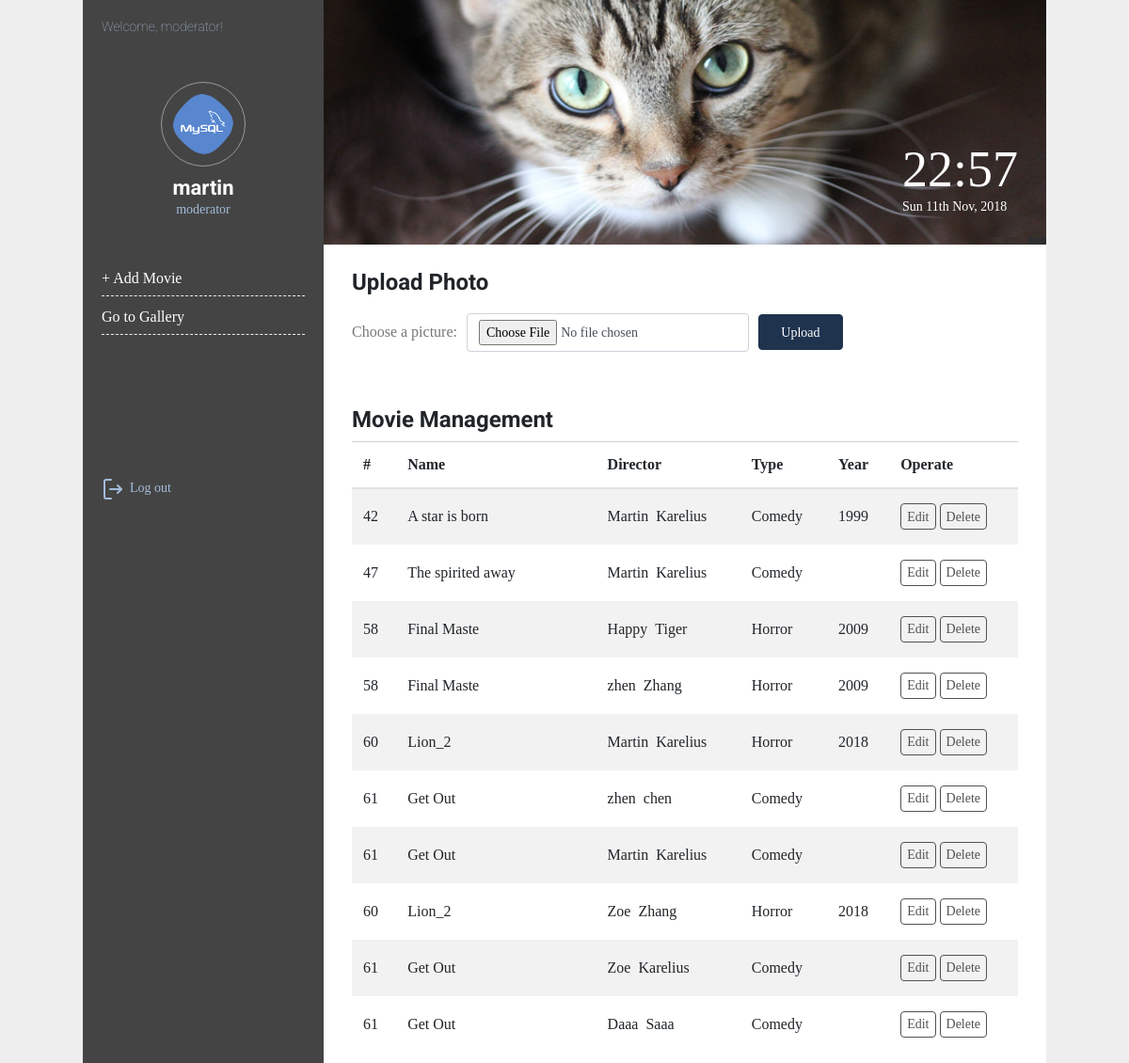
/moderator.php (signed in), run on the app's committed database.
### tables this page shows
CREATE TABLE `movie` (
  `movie_name` varchar(30) NOT NULL,
  `type` varchar(30) NOT NULL,
  `year` varchar(4) DEFAULT NULL,
  `available` int(1) NOT NULL,
  `id` int(11) NOT NULL
);

CREATE TABLE `director` (
  `id` int(11) NOT NULL,
  `first_name` varchar(30) NOT NULL,
  `last_name` varchar(30) NOT NULL,
  `birthday` date NOT NULL
);

### moderator.php (the view, shortened to what this page needs)
<!doctype html>
<html>
  <head>
  	<link rel="stylesheet" href="https://stackpath.bootstrapcdn.com/bootstrap/4.1.3/css/bootstrap.min.css">
  	<link href="css/main.css" type="text/css" rel="stylesheet">
  </head>
  <body style="background-color:#eee">
    <div class="mainbox mainbox_2">
      <aside>
        <h1>Welcome, moderator!</h1>
        <div class="person">
          <img style="border-color:#999" src="images/profile2.png">
          <h2><?php echo $_SESSION['username']; ?></h2>
          <span>moderator</span>
        </div>
        <ul>
          <li><a href="create.php">+ Add Movie</a></li>
          <li><a href="gallery.php">Go to Gallery</a></li>
        </ul>
        <div class="logout">
          <img src="images/out.svg">
          <span><a href="php/log_out.php">Log out</a></span>
        </div>
      </aside>
      <main class="admin_main">
        <figure class="desk">
          <img src="images/desk2.jpeg">
          <figcaption class="date">
            <span class="cal">Sun 11th Nov, 2018</span>
          </figcaption>
        </figure>
        <?php
          include("php/config.php");
          @$database = new mysqli($dbserver, $dbuser, $dbpass, $dbname);
        ?>
        <div class="upload">
          <h2>Upload Photo</h2>
          <form action="moderator.php" method="post" enctype="multipart/form-data">
            <div class="form-row align-items-center">
              <label class="pick">Choose a picture:</label>
              <div class="col-auto">
                <input type="file" name="upload" class="form-control form-control2 mb-2">
              </div>
              <div class="col-auto">
              <input type="submit" name="submit" value="Upload" class="btn btnup mb-2">
              </div>
            </div>
          </form>
        </div>
        <div class="bm">
          <h2>Movie Management</h2>
          <?php
            $query = "SELECT movie.id, movie_name, movie.type, movie.year, first_name, last_name FROM movie
						JOIN director_movie ON movie.id = director_movie.movie_id
						JOIN director ON director.id = director_movie.author_id";
            $stmt = $database->prepare($query);
            $stmt->bind_result($id, $movie_name, $type, $year, $first_name, $last_name);
            $stmt->execute();
            echo '<table class="table table-striped edit_movie">';
              echo '<thead>';
                echo '<th scope="col">#</th>
                      <th class="col" scope="col">Name</th>
                      <th scope="col">Director</th>
                      <th scope="col">Type</th>
                      <th scope="col">Year</th>
                      <th scope="col">Operate</th>';
              echo '</thead>';
              while($stmt->fetch()) {
                if(isset($_GET['editmovie'])) {
                  if($_GET['editmovie'] == $id) {
                    if(!isset($wholecounter)) {
                      $wholecounter=0;
                    } else {
                      $wholecounter++;
                    }
                    if(!isset($dcounter)) $dcounter=0;
                    echo "<tr>";
                    if($wholecounter == 0) {
                      echo "<td>$id</td>
                          <td>";
                    } else {
                      echo "<td></td>
                            <td>";
                    }
                    if($wholecounter==0) {
                      echo "<input form='editform' name='movie_name' class='movie_name' value='$movie_name'>";
                    }
                    echo "</td>";
                    @$database1 = new mysqli($dbserver, $dbuser, $dbpass, $dbname);
                    $query = "SELECT author_id FROM movie JOIN director_movie ON movie.id = director_movie.movie_id
                    WHERE movie.id=$id";
                    $result = $database1->query($query);
                    $result = mysqli_fetch_all($result, MYSQLI_ASSOC);
                    $cd = $result;
                    $query = "SELECT * FROM director";
                    $result = $database1->query($query);
                    $result = mysqli_fetch_all($result, MYSQLI_ASSOC);
                    echo "<td><select form='editform' name='director$wholecounter' class='custom-select mr-sm-2 jsdom' id='inlineFormCustomSelect'>";
                    for($count=0; $count<sizeof($result); $count++) {
                      if($cd[$dcounter]['author_id'] == $result[$count]['id']) {
                        echo "<option selected='selected' value='". $result[$count]['id'] . "'>" .
                            $result[$count]['first_name']. " " .$result[$count]['last_name'] . "</option>";
                      } else {
                        echo "<option value='". $result[$count]['id'] . "'>" .
                            $result[$count]['first_name']. " " .$result[$count]['last_name'] . "</option>";
                      }
                    }
                    $dcounter++;
                    echo "</select>";
                    echo"</td>";
                    if($wholecounter==0) {
                      echo "<td><select form='editform' name='type' class='custom-select mr-sm-2' id='inlineFormCustomSelect'>
                            <option value='$type'>Type</option>
                            <option value='Comedy'>Comedy</option>
                            <option value='Crime'>Crime</option>
                            <option value='Romance'>Romance</option>
                            <option value='Horror'>Horror</option>
                            <option value='War'>War</option>
                            <option value='Sci-fictional'>Sci-fictional</option>
                          </select>
                        </td>
                        <td><input form='editform' name='movie_year' class='year_input' value='$year'></td></td>
                        <td>
                        <form id='editform' method='get'>
                          <button type='submit' name='savemovie' id='$id' class='btnedit btn jssave' value='$id'>Save</button>
                        </form>
                        </td>";
                    } else {
                      echo "<td></td>
                            <td></td>
                            <td></td>";
                    }
                    echo "</tr>";
                  }
                } else {
                    echo "<tr>";
                    echo "<td>$id</td>
                          <td>$movie_name</td>
                          <td>$first_name&nbsp&nbsp$last_name</td>
                          <td>$type</td>
                          <td>$year</td>
                          <td>
                          <form action='' method='get'>
                            <button type='submit' name='editmovie' id='$id' class='btnedit btn' value='$id'>Edit</button>
                            <button type='submit' name='deletemovie' id='$id' class='btnedit btn' value='$id'>Delete</button>
                          </form>
                          </td>";
                    echo "</tr>";
                }
              }
              echo '</table>';
            ?>
        </div>
      </main>
    </div>
  </body>
</html>

### css/main.css (style rules this page uses)
* { font-family: Muli; margin: 0px; padding: 0px; }
body { margin: 0 auto; }
h1,h2,h3,h4 { font-family: Roboto; font-weight: 700; }
figure>img { width: 100%; }
figure { position: relative; }
figcaption { position: absolute; bottom: 140px; right: 34px; }
.col { width: 30%; }
.table td, .table th { vertical-align: middle; border: none; }
.table tr:nth-child(1) { border-top: 1px solid rgb(206, 206, 206); }
.form-row { margin-top: 30px; }
.form-control { width: 380px; display: inline-block; }
.form-control2 { width: 300px; font-size: 14px; display: block; }
.mainbox { width: 1024px; margin: 0 auto; background: #1f334e; overflow: hidden; }
.mainbox_2 { background: #444; }
aside { color: #fff; float: left; width: 25%; padding: 20px; box-sizing: border-box; }
aside>h1 { font-size: 14px; font-weight: 100; color: #a4bcdb; }
.person { text-align: center; margin-top: 50px; }
.person>img { width:90px; border: 1px solid #4878b7; padding: 4px; border-radius: 50%; }
.person>h2 { font-size: 22px; margin-top:10px; margin-bottom: -3px; }
.person span { font-size: 14px; color: #a4bcdb; }
aside>ul { margin-top: 50px; }
aside>ul li { text-decoration: none; display: block; border-bottom: 1px dashed #eee; padding-bottom: 6px; }
aside>ul li a { color: #fff; }
aside>ul li+li { margin-top: 10px; }
.logout { margin-top: 150px; }
.logout>img { margin-right: 2px; }
.logout>span>a { font-size: 14px; color: #a4bcdb; }
.admin_main { width: 75%; float: left; background: #fff; padding: 30px; box-sizing: border-box; }
.desk { margin: -30px; margin-bottom: 26px; position: relative; }
.desk>img { display: block; height: 260px; }
.date { font-size: 54px; color: #fff; position: absolute; top:140px; right:30px; }
.cal { font-size: 14px; display:block; margin-top: -12px; }
.upload h2 { font-size: 24px; margin-bottom: -12px; }
.form-control { height: calc(2.25rem + 5px); }
.pick { color: #777; margin-left: 5px; margin-right: 5px; display: block; }
.um, .bm { margin-top:50px; }
.um>h2, .bm>h2 { font-size: 24px; }
.btnup, .btnsave { color: #fff; font-size: 14px; width: 90px; height: 38px; background-color: #1f334e; border: 1px solid #1f334e; }
.personcard button, .btnedit { color: #515152; background-color: transparent; border-color: #515152; font-size: 14px; height: 28px; padding: 0 6px; }
.edit_movie td { height: 60px; }

### data on the page
movie: id "42", movie_name "A star is born", director.first_name "Martin", director.last_name "Karelius", type "Comedy", year "1999"
movie: id "47", movie_name "The spirited away", director.first_name "Martin", director.last_name "Karelius", type "Comedy"
movie: id "58", movie_name "Final Maste", director.first_name "Happy", director.last_name "Tiger", type "Horror", year "2009", director.first_name "zhen", director.last_name "Zhang"
movie: id "60", movie_name "Lion_2", director.first_name "Martin", director.last_name "Karelius", type "Horror", year "2018", director.first_name "Zoe", director.last_name "Zhang"
movie: id "61", movie_name "Get Out", director.first_name "zhen", director.last_name "chen", type "Comedy", director.first_name "Martin", director.last_name "Karelius", director.first_name "Zoe", director.first_name "Daaa", director.last_name "Saaa"

### other printed values
$_SESSION['username'] "martin"
